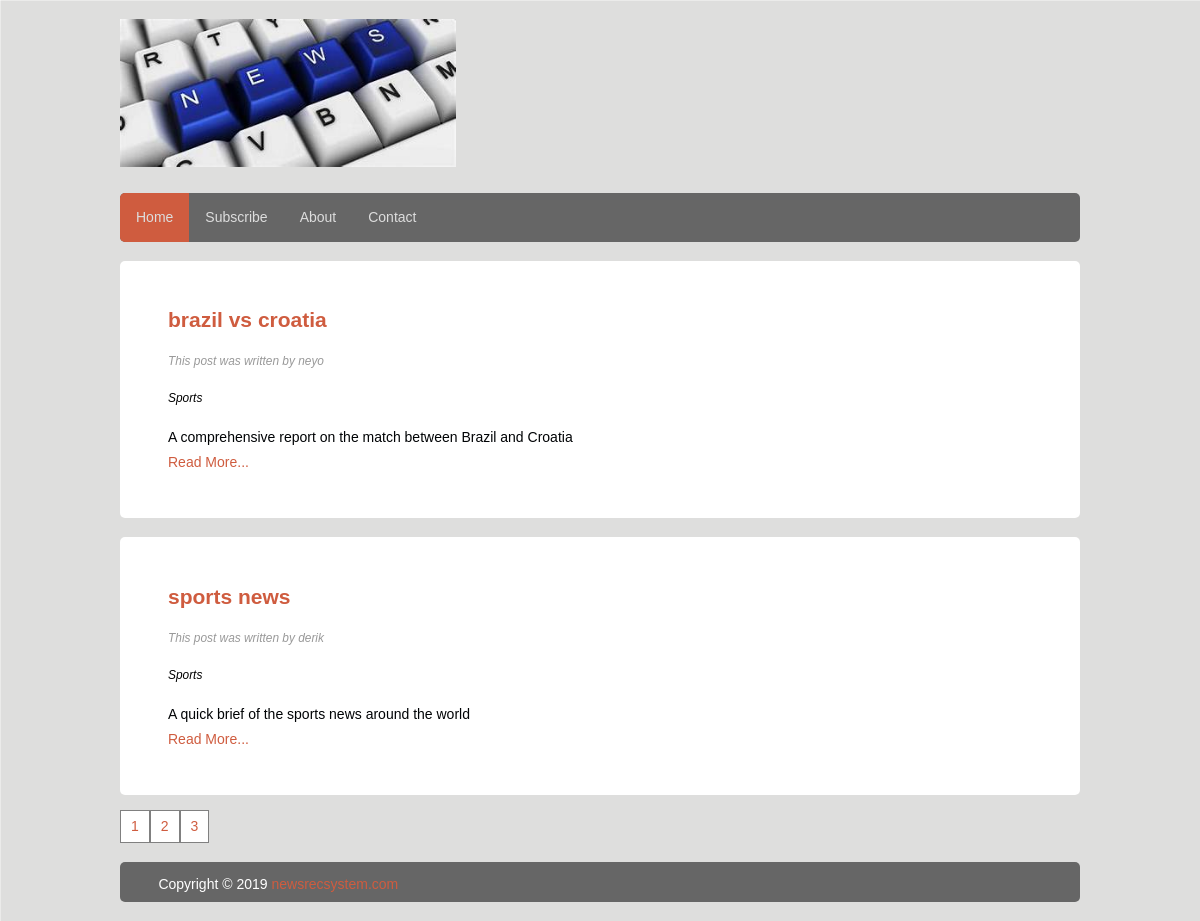
The page /index.php?page=3 on the database its author committed.
### tables this page shows
CREATE TABLE `post_news` (
  `post_id` int(11) NOT NULL,
  `post_topic` varchar(100) NOT NULL,
  `post_author` varchar(100) NOT NULL,
  `post_summary` text,
  `post_article` text NOT NULL,
  `post_cat` varchar(150) NOT NULL,
  `post_date` date DEFAULT NULL,
  `post_time` time DEFAULT NULL
);

### class.connection.php (called while the page is built, shortened)
<?php
	class Connection{
		function connectDB(){
			$connection = mysqli_connect("localhost","root","","newsappsystem");
			if (mysqli_connect_errno()) {
				printf("Connection Failed %s\n",mysqli_connect_error());
				exit();
			}
			else
			{
				return $connection;
			}
		}
	}
 ?>

### class.recommend.php (called while the page is built, shortened)
<?php
class Recommend {
		public function generateArticleLink($topic, $author, $news_article, $date, $time) {
			$fileExtension = ".html";
			$seoKeyword = str_replace(" ", "-", $topic);
			$newsLink = "news/".$seoKeyword.$fileExtension;
			$fileOpen = fopen($newsLink, 'w') or die("error in writing file");
			$time = strtotime($time);
			$articlePage ="
					<!DOCTYPE html>
					<html>
					<head>
					<meta charset=\"utf-8\">
					<meta name=\"viewport\" content=\"width=device-width, initial-scale=1.0\">
						<title>$topic</title>
						<link rel=\"stylesheet\" type=\"text/css\" href=\"page\style.css\">
						<link rel=\"shortcut icon\" type=\"image/x-icon\" href=\"news\page\favicon.png\" />
					</head>
					<body class=\"body\">
					<header class=\"mainheader\">
						<img src=\"page\\newspix.png\">
						<nav>
							<ul>
								<li class=\"active\"><a href=\"../index.php\">Home</a></li>
							</ul>
						</nav>
					</header>
					<div class=\"maincontent\">
					<div class=\"content\">
						<article class=\"topcontent\">
							<header>
								<h2><a href=\"javascript:void(0)\" title=\"first post\">$topic</a></h2>
							</header>
							<footer>
							<p class=\"post-info\">Posted by $author
							</p>
							</footer>
							<footer>
							<p class=\"post-info\">Date Posted: $date <span class=\"space\">Time: ".date("h:i:sa",$time)."</span>
							</p>
							</footer>
							<content>
								<p>
									".ucfirst("$news_article")."
								</p>
							</content>
						</article>
						</div>
						</div>
						<footer class=\"mainfooter\">
							<p>Copyright &copy; ".date('Y')." <a href=\"#\" title=\"newsrecsystem.com\">newsrecsystem.com</a></p>
						</footer>
						</body>
						</html>
						";
			return $newsLink;
		}
	}
?>

### index.php (the view, shortened to what this page needs)
<?php
	include 'class.recommend.php';
	include 'class.connection.php';
	$conn = new Connection();
	$display_page = new Recommend();
	if (isset($_GET['page'])) {
		$page = $_GET['page'];
	} else {
		$page = 1;
	}
	if ($page == "" || $page == "1") {
		$page1 = 0;
	}
	else{
		$page1=($page*2)-2;
	}
	$sql_query = "SELECT * FROM post_news ORDER BY post_date DESC, post_time DESC LIMIT $page1,2";
	$sql_res = mysqli_query($conn->connectDB(),$sql_query);
 ?>
<!DOCTYPE html>
<html>
<head>
	<link rel="stylesheet" type="text/css" href="news\page\style.css">
</head>
<body class="body">
<header class="mainheader">
	<img src="news\page\newspix.png">
	<nav>
		<ul>
			<li class="active"><a href="index.php">Home</a></li>
			<li class="dropdown">
				<a href="javascript:void(0)" class="dropbtn">Subscribe</a>
			</li>
			<li><a href="about.html">About</a></li>
			<li><a href="contact.html">Contact</a></li>
		</ul>
	</nav>
</header>
<div class="maincontent">
	<div class="content">
		<?php
	while ($fetch_data = mysqli_fetch_array($sql_res)) {
			$post_topic = $fetch_data['post_topic'];
			$post_category = $fetch_data['post_cat'];
			$post_author = $fetch_data['post_author'];
			$post_article = $fetch_data['post_article'];
			$post_date = $fetch_data['post_date'];
			$post_time = $fetch_data['post_time'];
			$articleLink = $display_page->generateArticleLink($post_topic, $post_author, $post_article,$post_date,$post_time);
			echo "
					<article class=\"topcontent\">
						<header>
							<h2><a href=\"javascript:void(0)\" title=\"first post\">".$fetch_data['post_topic']."</a></h2>
						</header>
						<footer>
							<p class=\"post-info\">This post was written by ".$fetch_data['post_author']."</p>
							<p class=\"post-info\"><span style=\"color:black;\">".ucfirst($post_category)."</span></p>
						</footer>
						<content>
							<p>
								".wordwrap(ucfirst($fetch_data['post_summary']))."
								<a href=\"".$articleLink."\"><br/>Read More...</a>
							</p>
						</content>
					</article>
					";
			}
		 ?>
		 <?php
		 $page_res = mysqli_query($conn->connectDB(),"SELECT * FROM post_news ORDER BY post_date DESC");
		 $count_rows = mysqli_num_rows($page_res);
		$init_count = $count_rows/2;
		$init_count = ceil($init_count);
		 for ($i=1; $i <= $init_count; $i++) {
		 		?><div class="page-align">
		 			<a href="index.php?page=<?php echo $i; ?>" class="pagination"><?php echo $i." "; ?></a>
		 		</div><?php
		 }
		  ?>
<footer class="mainfooter">
	<p>Copyright &copy; <?php echo date('Y'); ?> <a href="newsrecsystem.com" title="newsrecsystem">newsrecsystem.com</a></p>
</footer>
</body>
</html>

### news/page/style.css (style rules this page uses)
body { background-image:url('imgbgd.png'); background-repeat:repeat; color: #000305; font-size: 87.54%; font-family: Arial, 'lucida Sans Unicode'; line-height: 1.5; text-align: left; }
.body { margin: 0 auto; width: 80%; clear: both; }
.mainheader img { width: 35%; height: auto; margin: 2% 0; }
a { text-decoration: none; }
.mainheader li a { color: #ddd; }
a:link, a:visited { color: #cf5c3f; }
ul { list-style-type: none; margin: 0; padding: 0; overflow: hidden; background-color: #666; border-radius: 5px; }
li { float: left; }
li a, .dropbtn { display: inline-block; color: white; text-align: center; padding: 14px 16px; text-decoration: none; }
li.dropdown { display: inline-block; }
.mainheader nav a:hover, .mainheader nav a:active, .mainheader nav .active a:link, .mainheader nav .active a:visited { background-color: #cf5c3f; text-shadow: none; }
.maincontent { line-height: 25px; border-radius: 5px; -webkit-border-radius: 5px; -moz-border-radius: 5px; }
.content { width: 100%; float: left; }
.topcontent { background-color: #fff; border-radius: 5px; -webkit-border-radius: 5px; -moz-border-radius: 5px; overflow: hidden; padding: 3% 5%; margin-top: 2%; }
.post-info { font-style: italic; color:#999; font-size: 85%; }
.mainfooter { width: 100%; height: 40px; float: left; border-radius: 5px; -webkit-border-radius: 5px; -moz-border-radius: 5px; background-color: #666; margin-top:2%; margin-bottom: 2%; }
.mainfooter p { width: 92%; margin: 10px auto; color: #fff; }
.pagination { border: 1px solid grey; padding: 3px 10px 3px 10px; background: white; float: left; margin-top: 15px; }
.page-align { text-align: center; }

### rows shown on the page
post_news: post_topic "brazil vs croatia", post_author "neyo", post_cat "Sports", post_summary "A comprehensive report on the match between Brazil and Croatia"
post_news: post_topic "sports news", post_author "derik", post_cat "Sports", post_summary "A quick brief of the sports news around the world"
